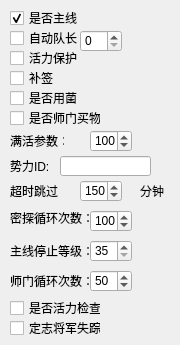
       <widget class="QWidget" name="tab_6">
        <attribute name="title">
         <string>基</string>
        </attribute>
        <widget class="QCheckBox" name="isZhuxianEnableBox">
         <property name="geometry">
          <rect>
           <x>10</x>
           <y>10</y>
           <width>71</width>
           <height>16</height>
          </rect>
         </property>
         <property name="text">
          <string>是否主线</string>
         </property>
         <property name="checked">
          <bool>true</bool>
         </property>
        </widget>
        <widget class="QCheckBox" name="captainBox">
         <property name="geometry">
          <rect>
           <x>10</x>
           <y>30</y>
           <width>71</width>
           <height>16</height>
          </rect>
         </property>
         <property name="text">
          <string>自动队长</string>
         </property>
        </widget>
        <widget class="QCheckBox" name="huoliProtectBox">
         <property name="geometry">
          <rect>
           <x>10</x>
           <y>50</y>
           <width>71</width>
           <height>16</height>
          </rect>
         </property>
         <property name="text">
          <string>活力保护</string>
         </property>
         <property name="checkable">
          <bool>false</bool>
         </property>
        </widget>
        <widget class="QCheckBox" name="buqianBox">
         <property name="geometry">
          <rect>
           <x>10</x>
           <y>70</y>
           <width>71</width>
           <height>16</height>
          </rect>
         </property>
         <property name="text">
          <string>补签</string>
         </property>
         <property name="checkable">
          <bool>false</bool>
         </property>
        </widget>
        <widget class="QSpinBox" name="duimoSpinBox">
         <property name="geometry">
          <rect>
           <x>80</x>
           <y>30</y>
           <width>42</width>
           <height>22</height>
          </rect>
         </property>
        </widget>
        <widget class="QCheckBox" name="junziShiyongBox">
         <property name="geometry">
          <rect>
           <x>10</x>
           <y>90</y>
           <width>71</width>
           <height>16</height>
          </rect>
         </property>
         <property name="text">
          <string>是否用菌</string>
         </property>
        </widget>
        <widget class="QCheckBox" name="shimenYongjunBox">
         <property name="geometry">
          <rect>
           <x>10</x>
           <y>110</y>
           <width>91</width>
           <height>16</height>
          </rect>
         </property>
         <property name="text">
          <string>是否师门买物</string>
         </property>
        </widget>
        <widget class="QSpinBox" name="manhuoSpinBox">
         <property name="geometry">
          <rect>
           <x>90</x>
           <y>130</y>
           <width>42</width>
           <height>22</height>
          </rect>
         </property>
         <property name="minimum">
          <number>0</number>
         </property>
         <property name="maximum">
          <number>200</number>
         </property>
         <property name="value">
          <number>100</number>
         </property>
        </widget>
        <widget class="QLabel" name="label_7">
         <property name="geometry">
          <rect>
           <x>10</x>
           <y>130</y>
           <width>54</width>
           <height>21</height>
          </rect>
         </property>
         <property name="text">
          <string>满活参数：</string>
         </property>
        </widget>
        <widget class="QLabel" name="label_9">
         <property name="geometry">
          <rect>
           <x>10</x>
           <y>160</y>
           <width>54</width>
           <height>12</height>
          </rect>
         </property>
         <property name="text">
          <string>势力ID:</string>
         </property>
        </widget>
        <widget class="QLineEdit" name="forceIdField">
         <property name="geometry">
          <rect>
           <x>60</x>
           <y>156</y>
           <width>91</width>
           <height>20</height>
          </rect>
         </property>
        </widget>
        <widget class="QLabel" name="label_10">
         <property name="geometry">
          <rect>
           <x>10</x>
           <y>180</y>
           <width>54</width>
           <height>21</height>
          </rect>
         </property>
         <property name="text">
          <string>超时跳过</string>
         </property>
        </widget>
        <widget class="QSpinBox" name="timeLimitSpinBox">
         <property name="geometry">
          <rect>
           <x>80</x>
           <y>180</y>
           <width>42</width>
           <height>22</height>
          </rect>
         </property>
         <property name="maximum">
          <number>500</number>
         </property>
         <property name="value">
          <number>150</number>
         </property>
        </widget>
        <widget class="QLabel" name="label_11">
         <property name="geometry">
          <rect>
           <x>140</x>
           <y>175</y>
           <width>31</width>
           <height>31</height>
          </rect>
         </property>
         <property name="text">
          <string>分钟</string>
         </property>
        </widget>
        <widget class="QLabel" name="label_12">
         <property name="geometry">
          <rect>
           <x>10</x>
           <y>210</y>
           <width>81</width>
           <height>16</height>
          </rect>
         </property>
         <property name="text">
          <string>密探循环次数：</string>
         </property>
        </widget>
        <widget class="QSpinBox" name="mitanCounterSpinBox">
         <property name="geometry">
          <rect>
           <x>90</x>
           <y>210</y>
           <width>42</width>
           <height>22</height>
          </rect>
         </property>
         <property name="minimum">
          <number>50</number>
         </property>
         <property name="maximum">
          <number>500</number>
         </property>
         <property name="value">
          <number>100</number>
         </property>
        </widget>
        <widget class="QLabel" name="label_13">
         <property name="geometry">
          <rect>
           <x>10</x>
           <y>240</y>
           <width>81</width>
           <height>21</height>
          </rect>
         </property>
         <property name="text">
          <string>主线停止等级：</string>
         </property>
        </widget>
        <widget class="QSpinBox" name="levelSpinBox">
         <property name="geometry">
          <rect>
           <x>90</x>
           <y>240</y>
           <width>42</width>
           <height>22</height>
          </rect>
         </property>
         <property name="minimum">
          <number>35</number>
         </property>
         <property name="maximum">
          <number>100</number>
         </property>
         <property name="value">
          <number>35</number>
         </property>
        </widget>
        <widget class="QLabel" name="label_14">
         <property name="geometry">
          <rect>
           <x>10</x>
           <y>270</y>
           <width>81</width>
           <height>21</height>
          </rect>
         </property>
         <property name="text">
          <string>师门循环次数：</string>
         </property>
        </widget>
        <widget class="QSpinBox" name="shimenCounterSpinBox">
         <property name="geometry">
          <rect>
           <x>90</x>
           <y>270</y>
           <width>42</width>
           <height>22</height>
          </rect>
         </property>
         <property name="minimum">
          <number>10</number>
         </property>
         <property name="maximum">
          <number>100</number>
         </property>
         <property name="value">
          <number>50</number>
         </property>
        </widget>
        <widget class="QCheckBox" name="huoyueCheckBox">
         <property name="geometry">
          <rect>
           <x>10</x>
           <y>300</y>
           <width>91</width>
           <height>16</height>
          </rect>
         </property>
         <property name="text">
          <string>是否活力检查</string>
         </property>
        </widget>
        <widget class="QCheckBox" name="generalDZCheckBox">
         <property name="geometry">
          <rect>
           <x>10</x>
           <y>320</y>
           <width>91</width>
           <height>16</height>
          </rect>
         </property>
         <property name="text">
          <string>定志将军失踪</string>
         </property>
        </widget>
       </widget>
